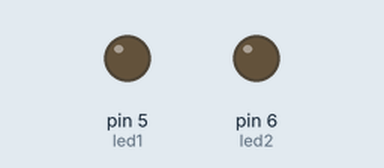
Bench run of a sketch on a simulated Arduino Uno, built with avr-gcc and run on an emulated ATmega328P. Parts: output pins drawn as LEDs (lit = HIGH).

Above: at 1.0 s.
At 3.0 s:
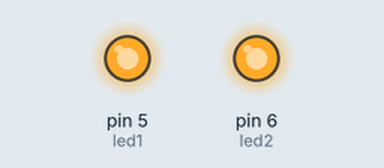
Timing chart, 0 to 5.2 s (numbered marks = the images above):
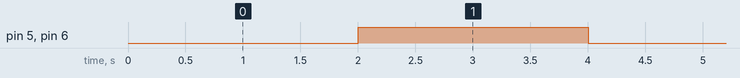

Measured:
- by itself, pin 5 (led1), pin 6 (led2): alternates HIGH for 2.0 s and LOW for 2.0 s

The sketch:

Lesson_6_-_Blink_LED_without_DELAY__using_millis___.ino
```cpp
byte led1 = 5;
byte led2 = 6;
unsigned long time1 = 0;
unsigned long time2 = 0;

void setup() {
  pinMode(led1, OUTPUT);
  pinMode(led2, OUTPUT);
  Serial.begin(9600);
}

void loop() {
  if ((unsigned long)(millis() - time1) > 2000) {
    if (digitalRead(led1) == LOW) {
      digitalWrite(led1, HIGH);
    } else {
      digitalWrite(led1, LOW);
    }
    time1 = millis();

  if ((unsigned long)(millis() - time2) > 1000) {
    if (digitalRead(led2) == LOW) {
      digitalWrite(led2, HIGH);
    } else {
      digitalWrite(led2, LOW);
    }
    time2 = millis();
  }
}
}
```
